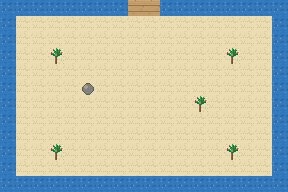

The image is a tile-based game level rendered from a .tmx file. Its description and complete source (layers, tilesets, objects, tile grids) follow:
An orthogonal 18x12 tile map with 16x16 px tiles, 1 tile layer (ground) and 5 objects (2x warp, spawn, npc, sign).

<map version="1.10" orientation="orthogonal" renderorder="right-down" width="18" height="12" tilewidth="16" tileheight="16" infinite="0" nextobjectid="99">
 <tileset firstgid="1" source="../tiles.tsx" />
 <layer id="1" name="ground" width="18" height="12">
  <data encoding="csv">
3,3,3,3,3,3,3,3,5,5,3,3,3,3,3,3,3,3,
3,1,1,1,1,1,1,1,1,1,1,1,1,1,1,1,1,3,
3,1,1,1,1,1,1,1,1,1,1,1,1,1,1,1,1,3,
3,1,1,4,1,1,1,1,1,1,1,1,1,1,4,1,1,3,
3,1,1,1,1,1,1,1,1,1,1,1,1,1,1,1,1,3,
3,1,1,1,1,6,1,1,1,1,1,1,1,1,1,1,1,3,
3,1,1,1,1,1,1,1,1,1,1,1,4,1,1,1,1,3,
3,1,1,1,1,1,1,1,1,1,1,1,1,1,1,1,1,3,
3,1,1,1,1,1,1,1,1,1,1,1,1,1,1,1,1,3,
3,1,1,4,1,1,1,1,1,1,1,1,1,1,4,1,1,3,
3,1,1,1,1,1,1,1,1,1,1,1,1,1,1,1,1,3,
3,3,3,3,3,3,3,3,3,3,3,3,3,3,3,3,3,3
</data>
 </layer>
 <objectgroup id="2" name="objects">
  <object id="1" name="spawn" x="128" y="128" width="16" height="16"><properties /></object>
  <object id="2" name="warp" x="128" y="0" width="16" height="16"><properties><property name="to_map" value="cove" /><property name="to_x" type="int" value="8" /><property name="to_y" type="int" value="12" /><property name="facing" value="up" /></properties></object>
  <object id="3" name="warp" x="144" y="0" width="16" height="16"><properties><property name="to_map" value="cove" /><property name="to_x" type="int" value="9" /><property name="to_y" type="int" value="12" /><property name="facing" value="up" /></properties></object>
  <object id="4" name="npc" x="96" y="96" width="16" height="16"><properties><property name="display" value="Mira" /><property name="facing" value="down" /><property name="script" value="isle_heal" /></properties></object>
  <object id="5" name="sign" x="160" y="128" width="16" height="16"><properties><property name="dialog" value="ISLETON - Population: salty.|The cove north of here hides a champion." /></properties></object>
 </objectgroup>
</map>
